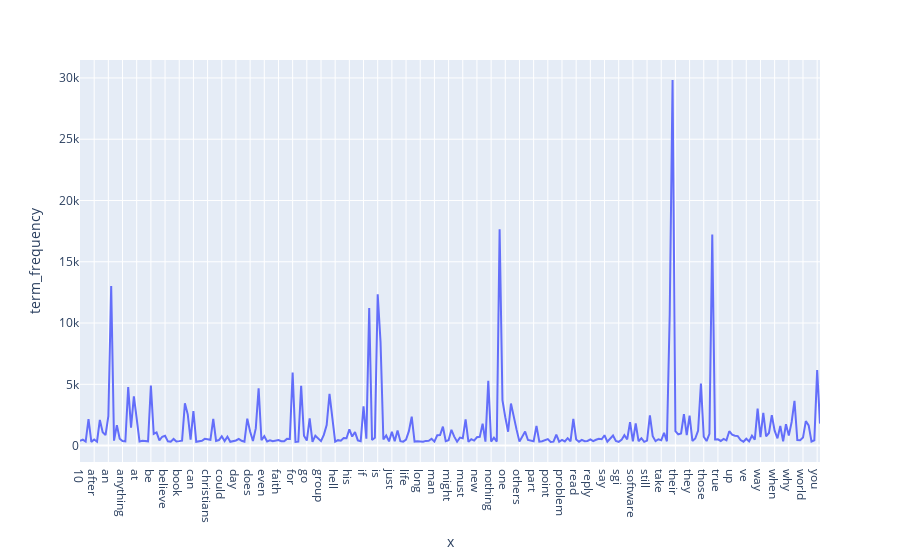

Notebook cell for this chart:
### Code cell
# Exercise 14 (take home): The chart above contains all the vocabulary, and it's computationally intensive to both compute and visualize. Can you efficiently reduce the number of terms you want to visualize as an exercise. 

# Answer here
threshold = 0.01 * max(term_frequencies)
reduced_term_frequency = [i for i in term_frequencies if i > threshold]
reduced_term_index = [i for i in range(len(term_frequencies)) if term_frequencies[i] > threshold]
reduced_term_name = [count_vect.get_feature_names_out()[i] for i in reduced_term_index]

df_reduced = pd.DataFrame(reduced_term_frequency, index=reduced_term_name, columns={"term_frequency"})
fig = px.line(df_reduced, y="term_frequency", x=reduced_term_name)
fig.show()

### Figure 1 — Plotly figure (JSON) as saved in the notebook; plotly's stock layout.template omitted (floating-point values rounded to 4 significant figures; data arrays with more than 128 entries replaced by an {"elided": "..."} marker saying what was removed)
{"data": [{"hovertemplate": "x=%{x}<br>term_frequency=%{y}<extra></extra>", "legendgroup": "", "line": {"color": "#636efa", "dash": "solid"}, "marker": {"symbol": "circle"}, "mode": "lines", "name": "", "orientation": "v", "showlegend": false, "type": "scatter", "x": {"elided": "262 str values"}, "xaxis": "x", "y": {"elided": "262 int values"}, "yaxis": "y"}], "layout": {"legend": {"tracegroupgap": 0}, "margin": {"t": 60}, "xaxis": {"anchor": "y", "domain": [0, 1], "title": {"text": "x"}}, "yaxis": {"anchor": "x", "domain": [0, 1], "title": {"text": "term_frequency"}}}}
